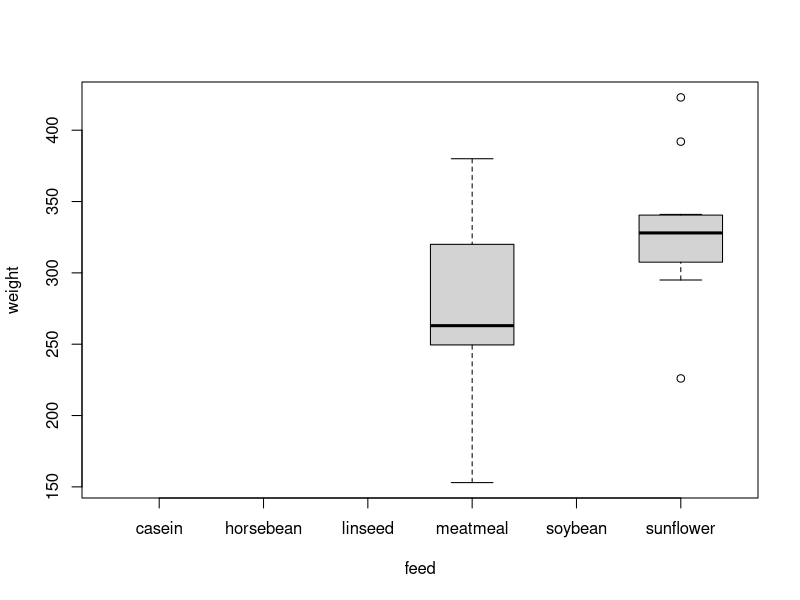
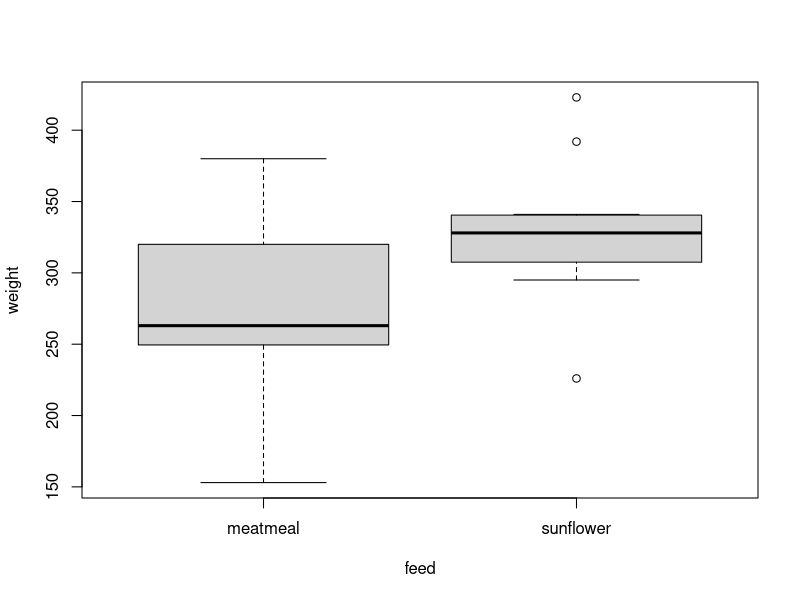

Source code (R) for these figures, in order:
## ---- chunk 1
knitr::opts_chunk$set(echo = TRUE)
## ---- chunk 2
mydata = chickwts
## ---- chunk 3
str(mydata)
## ---- chunk 4
levels(mydata$feed)
## ---- chunk 5
library(dplyr)
mydata2 = filter(mydata,feed=="meatmeal"|feed=="sunflower")
boxplot(weight~feed,data=mydata2)
mydata2 = droplevels(mydata2)
boxplot(weight~feed,data=mydata2)
## ---- chunk 6
t.test(weight~feed,data=mydata2)
